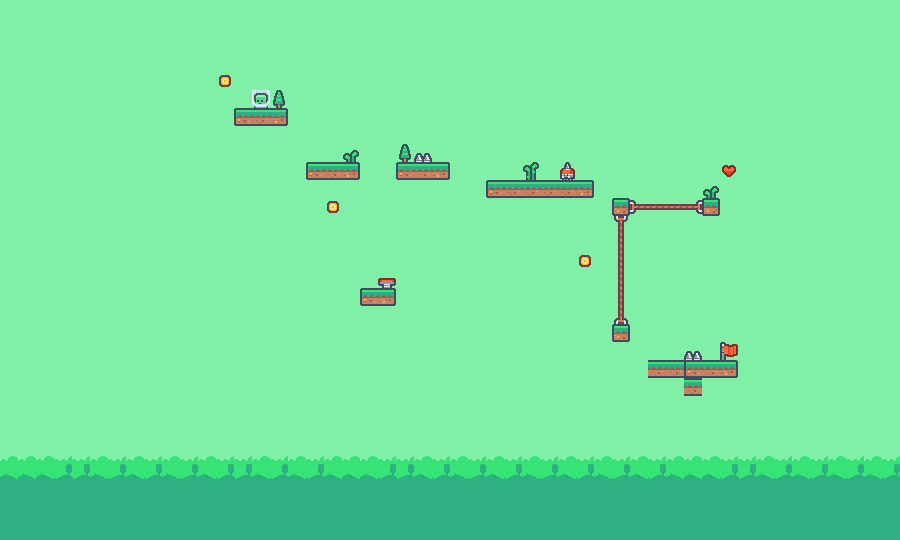

Tiled map render using the project's own tile images. Description and the map definition, with tile-layer contents summarised, below:
An orthogonal 50x30 tile map with 18x18 px tiles, 4 tile layers (backdrop, background, level, foreground), 2 tilesets.

<map version="1.10" tiledversion="1.11.2" orientation="orthogonal" renderorder="right-down" width="50" height="30" tilewidth="18" tileheight="18" infinite="0" nextlayerid="5" nextobjectid="1">
 <editorsettings>
  <export target="tutorial.json" format="json" />
 </editorsettings>
 <tileset firstgid="1" name="Level" tilewidth="18" tileheight="18" tilecount="64" columns="8">
  <image source="images/tiles/tilemap.png" width="144" height="144" />
  <tile id="0">
   <properties>
    <property name="bodyType" value="static" />
    <property name="bounce" type="float" value="0" />
    <property name="friction" type="float" value="0" />
    <property name="id" value="platform" />
   </properties>
  </tile>
  <tile id="1">
   <properties>
    <property name="bodyType" value="static" />
    <property name="bounce" type="float" value="0" />
    <property name="friction" type="float" value="0" />
    <property name="id" value="platform" />
   </properties>
  </tile>
  <tile id="2">
   <properties>
    <property name="bodyType" value="static" />
    <property name="bounce" type="float" value="0" />
    <property name="friction" type="float" value="0" />
    <property name="id" value="platform" />
   </properties>
  </tile>
  <tile id="3">
   <properties>
    <property name="bodyType" value="static" />
    <property name="bounce" type="float" value="0" />
    <property name="friction" type="float" value="0" />
    <property name="id" value="platform" />
   </properties>
  </tile>
  <tile id="6">
   <properties>
    <property name="bodyType" value="static" />
    <property name="id" value="goal" />
    <property name="isSensor" type="bool" value="true" />
   </properties>
  </tile>
  <tile id="7">
   <properties>
    <property name="bodyType" value="static" />
    <property name="id" value="rope" />
    <property name="isSensor" type="bool" value="true" />
   </properties>
  </tile>
  <tile id="8">
   <properties>
    <property name="bodyType" value="static" />
    <property name="bounce" type="float" value="0" />
    <property name="friction" type="float" value="0" />
    <property name="id" value="platform" />
   </properties>
  </tile>
  <tile id="9">
   <properties>
    <property name="bodyType" value="static" />
    <property name="bounce" type="float" value="0" />
    <property name="friction" type="float" value="0" />
    <property name="id" value="platform" />
   </properties>
  </tile>
  <tile id="10">
   <properties>
    <property name="bodyType" value="static" />
    <property name="bounce" type="float" value="0" />
    <property name="friction" type="float" value="0" />
    <property name="id" value="platform" />
   </properties>
  </tile>
  <tile id="11">
   <properties>
    <property name="bodyType" value="static" />
    <property name="bounce" type="float" value="0" />
    <property name="friction" type="float" value="0" />
    <property name="id" value="platform" />
   </properties>
  </tile>
  <tile id="14">
   <properties>
    <property name="bodyType" value="static" />
    <property name="id" value="goal" />
    <property name="isSensor" type="bool" value="true" />
   </properties>
  </tile>
  <tile id="15">
   <properties>
    <property name="bodyType" value="static" />
    <property name="id" value="rope" />
    <property name="isSensor" type="bool" value="true" />
   </properties>
  </tile>
  <tile id="16">
   <properties>
    <property name="bodyType" value="static" />
    <property name="bounce" type="float" value="0" />
    <property name="friction" type="float" value="0" />
    <property name="id" value="platform" />
   </properties>
  </tile>
  <tile id="17">
   <properties>
    <property name="bodyType" value="static" />
    <property name="bounce" type="float" value="0" />
    <property name="friction" type="float" value="0" />
    <property name="id" value="platform" />
   </properties>
  </tile>
  <tile id="18">
   <properties>
    <property name="bodyType" value="static" />
    <property name="bounce" type="float" value="0" />
    <property name="friction" type="float" value="0" />
    <property name="id" value="platform" />
   </properties>
  </tile>
  <tile id="19">
   <properties>
    <property name="bodyType" value="static" />
    <property name="bounce" type="float" value="0" />
    <property name="friction" type="float" value="0" />
    <property name="id" value="platform" />
   </properties>
  </tile>
  <tile id="20">
   <properties>
    <property name="bodyType" value="static" />
    <property name="id" value="heart" />
    <property name="isSensor" type="bool" value="true" />
   </properties>
  </tile>
  <tile id="21">
   <properties>
    <property name="bodyType" value="static" />
    <property name="id" value="heart" />
    <property name="isSensor" type="bool" value="true" />
   </properties>
  </tile>
  <tile id="22">
   <properties>
    <property name="bodyType" value="static" />
    <property name="id" value="heart" />
    <property name="isSensor" type="bool" value="true" />
   </properties>
  </tile>
  <tile id="23">
   <properties>
    <property name="bodyType" value="static" />
    <property name="id" value="rope" />
    <property name="isSensor" type="bool" value="true" />
   </properties>
  </tile>
  <tile id="24">
   <properties>
    <property name="bodyType" value="static" />
    <property name="bounce" type="float" value="0" />
    <property name="friction" type="float" value="0" />
    <property name="id" value="platform" />
   </properties>
  </tile>
  <tile id="25">
   <properties>
    <property name="bodyType" value="static" />
    <property name="bounce" type="float" value="0" />
    <property name="friction" type="float" value="0" />
    <property name="id" value="platform" />
   </properties>
  </tile>
  <tile id="26">
   <properties>
    <property name="bodyType" value="static" />
    <property name="bounce" type="float" value="0" />
    <property name="friction" type="float" value="0" />
    <property name="id" value="platform" />
   </properties>
  </tile>
  <tile id="27">
   <properties>
    <property name="bodyType" value="static" />
    <property name="bounce" type="float" value="0" />
    <property name="friction" type="float" value="0" />
    <property name="id" value="platform" />
   </properties>
  </tile>
  <tile id="28">
   <properties>
    <property name="bodyType" value="static" />
    <property name="id" value="rope" />
    <property name="isSensor" type="bool" value="true" />
   </properties>
  </tile>
  <tile id="29">
   <properties>
    <property name="bodyType" value="static" />
    <property name="id" value="rope" />
    <property name="isSensor" type="bool" value="true" />
   </properties>
  </tile>
  <tile id="30">
   <properties>
    <property name="bodyType" value="static" />
    <property name="id" value="rope" />
    <property name="isSensor" type="bool" value="true" />
   </properties>
  </tile>
  <tile id="31">
   <properties>
    <property name="bodyType" value="static" />
    <property name="id" value="spikes" />
    <property name="isSensor" type="bool" value="true" />
   </properties>
  </tile>
  <tile id="32">
   <properties>
    <property name="bodyType" value="static" />
    <property name="bounce" type="float" value="0" />
    <property name="friction" type="float" value="0" />
    <property name="id" value="platform" />
   </properties>
  </tile>
  <tile id="33">
   <properties>
    <property name="bodyType" value="static" />
    <property name="bounce" type="float" value="0" />
    <property name="friction" type="float" value="0" />
    <property name="id" value="platform" />
   </properties>
  </tile>
  <tile id="34">
   <properties>
    <property name="bodyType" value="static" />
    <property name="bounce" type="float" value="0" />
    <property name="friction" type="float" value="0" />
    <property name="id" value="platform" />
   </properties>
  </tile>
  <tile id="35">
   <properties>
    <property name="bodyType" value="static" />
    <property name="bounce" type="float" value="0" />
    <property name="friction" type="float" value="0" />
    <property name="id" value="platform" />
   </properties>
  </tile>
  <tile id="36">
   <properties>
    <property name="bodyType" value="static" />
    <property name="bounce" type="float" value="0" />
    <property name="density" type="float" value="0.5" />
    <property name="friction" type="float" value="0" />
    <property name="id" value="player" />
    <property name="isSensor" type="bool" value="true" />
   </properties>
  </tile>
  <tile id="37">
   <properties>
    <property name="bodyType" value="static" />
    <property name="id" value="bat" />
    <property name="isEnemy" type="bool" value="true" />
    <property name="isSensor" type="bool" value="true" />
   </properties>
  </tile>
  <tile id="38">
   <properties>
    <property name="bodyType" value="static" />
    <property name="id" value="hat" />
    <property name="isEnemy" type="bool" value="true" />
    <property name="isSensor" type="bool" value="true" />
   </properties>
  </tile>
  <tile id="39">
   <properties>
    <property name="bodyType" value="static" />
    <property name="id" value="box" />
    <property name="isEnemy" type="bool" value="true" />
    <property name="isSensor" type="bool" value="true" />
   </properties>
  </tile>
  <tile id="40">
   <properties>
    <property name="bodyType" value="static" />
    <property name="bounce" type="float" value="0" />
    <property name="friction" type="float" value="0" />
    <property name="id" value="platform" />
   </properties>
  </tile>
  <tile id="41">
   <properties>
    <property name="bodyType" value="static" />
    <property name="bounce" type="float" value="0" />
    <property name="friction" type="float" value="0" />
    <property name="id" value="platform" />
   </properties>
  </tile>
  <tile id="42">
   <properties>
    <property name="bodyType" value="static" />
    <property name="bounce" type="float" value="0" />
    <property name="friction" type="float" value="0" />
    <property name="id" value="platform" />
   </properties>
  </tile>
  <tile id="43">
   <properties>
    <property name="bodyType" value="static" />
    <property name="bounce" type="float" value="0" />
    <property name="friction" type="float" value="0" />
    <property name="id" value="platform" />
   </properties>
  </tile>
  <tile id="44">
   <properties>
    <property name="bodyType" value="static" />
    <property name="id" value="trampoline" />
    <property name="isSensor" type="bool" value="true" />
   </properties>
  </tile>
  <tile id="45">
   <properties>
    <property name="bodyType" value="static" />
    <property name="id" value="trampoline" />
    <property name="isSensor" type="bool" value="true" />
   </properties>
  </tile>
  <tile id="46">
   <properties>
    <property name="bodyType" value="static" />
    <property name="id" value="coin" />
    <property name="isSensor" type="bool" value="true" />
   </properties>
  </tile>
  <tile id="47">
   <properties>
    <property name="bodyType" value="static" />
    <property name="id" value="coin" />
    <property name="isSensor" type="bool" value="true" />
   </properties>
  </tile>
  <tile id="48">
   <properties>
    <property name="bodyType" value="static" />
    <property name="bounce" type="float" value="0" />
    <property name="friction" type="float" value="0" />
    <property name="id" value="platform" />
   </properties>
  </tile>
  <tile id="49">
   <properties>
    <property name="bodyType" value="static" />
    <property name="bounce" type="float" value="0" />
    <property name="friction" type="float" value="0" />
    <property name="id" value="platform" />
   </properties>
  </tile>
  <tile id="51">
   <properties>
    <property name="bodyType" value="static" />
    <property name="bounce" type="float" value="0" />
    <property name="friction" type="float" value="0" />
    <property name="id" value="platform" />
   </properties>
  </tile>
  <tile id="56">
   <properties>
    <property name="bodyType" value="static" />
    <property name="bounce" type="float" value="0" />
    <property name="friction" type="float" value="0" />
    <property name="id" value="platform" />
   </properties>
  </tile>
  <tile id="57">
   <properties>
    <property name="bodyType" value="static" />
    <property name="bounce" type="float" value="0" />
    <property name="friction" type="float" value="0" />
    <property name="id" value="platform" />
   </properties>
  </tile>
  <tile id="58">
   <properties>
    <property name="bodyType" value="static" />
    <property name="bounce" type="float" value="0" />
    <property name="friction" type="float" value="0" />
    <property name="id" value="platform" />
   </properties>
  </tile>
  <tile id="59">
   <properties>
    <property name="bodyType" value="static" />
    <property name="bounce" type="float" value="0" />
    <property name="friction" type="float" value="0" />
    <property name="id" value="platform" />
   </properties>
  </tile>
 </tileset>
 <tileset firstgid="65" name="Parallax" tilewidth="18" tileheight="18" tilecount="40" columns="10">
  <image source="images/tiles/parallax.png" width="192" height="72" />
 </tileset>
 <layer id="1" name="backdrop" width="50" height="30">
  <data>[1500 cells, 1500 non-empty, 9 distinct tile ids]</data>
 </layer>
 <layer id="2" name="background" width="50" height="30">
  <data>[1500 cells, 2 non-empty, 1 distinct tile ids]</data>
 </layer>
 <layer id="3" name="level" width="50" height="30">
  <data>[1500 cells, 43 non-empty, 17 distinct tile ids]</data>
 </layer>
 <layer id="4" name="foreground" width="50" height="30">
  <data>[1500 cells, 3 non-empty, 2 distinct tile ids]</data>
 </layer>
</map>
